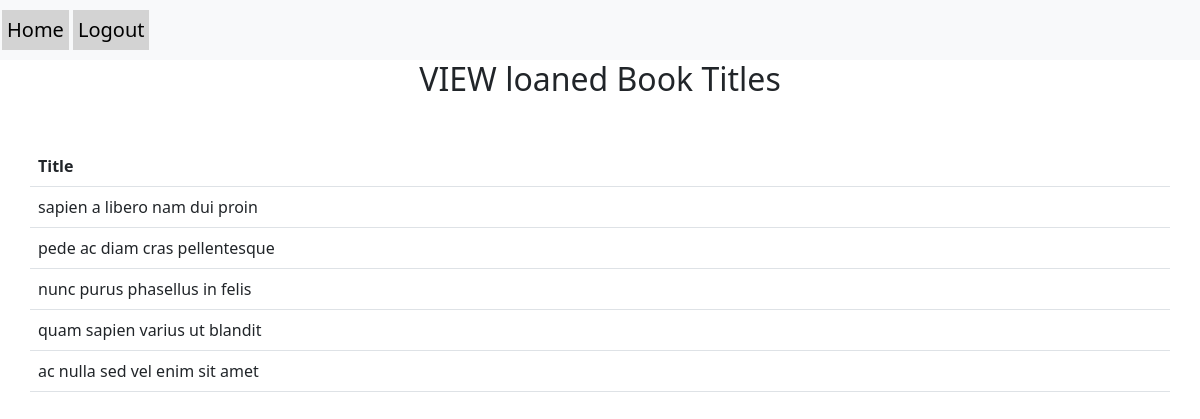
The app's page /3-3-2.php (signed in) with its own data.
### tables this page shows
create table if not exists book
(
    id       int(10) auto_increment
        primary key,
    title    varchar(30)  not null,
    date     date         not null,
    ISBN     varchar(10)  not null,
    language varchar(20)  not null,
    page_num int(5)       not null,
    image    varchar(30)  null,
    keywords varchar(30)  null,
    summary  varchar(500) null
)
    collate = latin1_swedish_ci;

### 3-3-2.php (the view, shortened to what this page needs)
<!doctype html>
<html lang="en">
<head>
    <link href="https://cdn.jsdelivr.net/npm/bootstrap@5.3.0-alpha3/dist/css/bootstrap.min.css" rel="stylesheet">
</head>
<body>
	<nav class="navbar navbar-expand-lg navbar-light bg-light">
	  <a class="navbar-brand" href="User_layout.php" style="background-color: lightgray; padding: 5px; margin: 2px;">Home</a>
	  <a class="navbar-brand" href="logout.php" style="background-color: lightgray; padding: 5px; margin: 2px;">Logout</a>
	</nav>
    <section>
        <h2 style="text-align: center;">VIEW loaned Book Titles</h2>
        <div class="container">
            <div class="row mt-5">
                <table class="table">
                    <thead>
                        <tr>
                            <th>Title</th>
                        </tr>
                    </thead>
                    <tbody>
                        <?php
						require_once 'conn.php';
                        $user_id = $_SESSION['user_id'];
                        $query = "SELECT b.title
								FROM book_school bs
								JOIN loan l ON l.book_school_id = bs.id
								JOIN book b ON b.id = bs.book_id
								WHERE l.user_id = $user_id";
						$result = mysqli_query($conn, $query);
                        while ($row = mysqli_fetch_assoc($result)) {
                            echo "<tr>";
                            echo "<td>" . $row['title'] . "</td>";
                            echo "</tr>";
                        }
                        ?>
                    </tbody>
                </table>
            </div>
        </div>
    </section>
</body>
</html>

### records on screen
book: title "sapien a libero nam dui proin"
book: title "pede ac diam cras pellentesque"
book: title "nunc purus phasellus in felis"
book: title "quam sapien varius ut blandit"
book: title "ac nulla sed vel enim sit amet"
